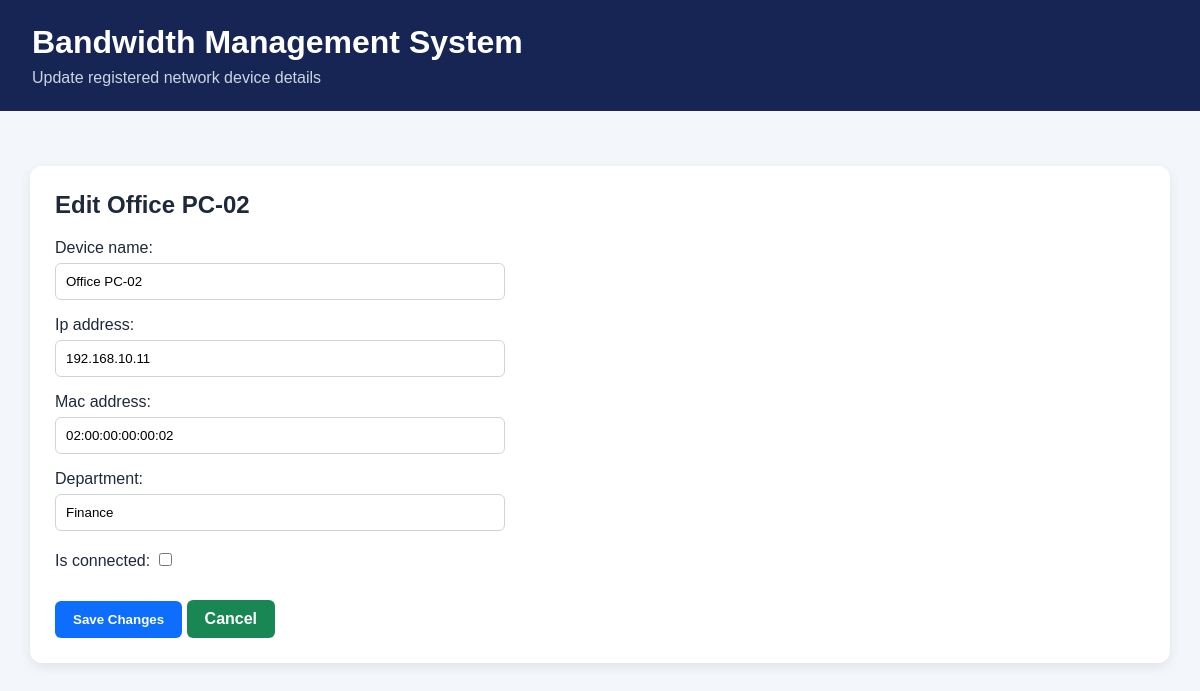
Page /edit-device/2/ (signed in) on the committed database.
### dashboard/models.py (models this page shows, shortened)
class Device(models.Model):
    device_name = models.CharField(max_length=100)
    ip_address = models.GenericIPAddressField(unique=True)
    mac_address = models.CharField(max_length=17, unique=True)
    department = models.CharField(max_length=100)
    is_connected = models.BooleanField(default=False)
    date_added = models.DateTimeField(auto_now_add=True)

### dashboard/views.py (the view, shortened to what this page needs)
@login_required
def edit_device(request, device_id):
    device = get_object_or_404(Device, id=device_id)
    device_form = DeviceForm(instance=device)
    return render(
        request,
        "dashboard/edit_device.html",
        {
            "device_form": device_form,
            "device": device,
        },
    )

### dashboard/forms.py
class DeviceForm(forms.ModelForm):
    class Meta:
        model = Device
        fields = [
            "device_name",
            "ip_address",
            "mac_address",
            "department",
            "is_connected",
        ]
        widgets = {
            "device_name": forms.TextInput(attrs={
                "placeholder": "e.g. Office-PC-02"
            }),
            "ip_address": forms.TextInput(attrs={
                "placeholder": "e.g. 192.168.10.11"
            }),
            "mac_address": forms.TextInput(attrs={
                "placeholder": "e.g. 02:00:00:00:00:02"
            }),
            "department": forms.TextInput(attrs={
                "placeholder": "e.g. Finance"
            }),
        }

### dashboard/templates/dashboard/edit_device.html (shortened to what this page needs)
<!DOCTYPE html>
<html lang="en">
<head>
    {% load static %}
    <link rel="stylesheet" href="{% static 'dashboard/style.css' %}">
</head>
<body>
    <header>
        <h1>Bandwidth Management System</h1>
        <p>Update registered network device details</p>
    </header>
    <main>
        <section class="device-registration-card">
            <h2>Edit {{ device.device_name }}</h2>
            <form method="post">
                {{ device_form.as_p }}
                <button type="submit" class="register-button">
                    Save Changes
                </button>
                <a href="{% url 'home' %}" class="export-button">
                    Cancel
                </a>
            </form>
        </section>
    </main>
</body>
</html>

### dashboard/static/dashboard/style.css (style rules this page uses)
* { box-sizing: border-box; }
body { margin: 0; font-family: Arial, sans-serif; background: #f3f6fb; color: #1e293b; }
header { background: #172554; color: white; padding: 24px 32px; }
header h1 { margin: 0 0 8px; }
header p { margin: 0; color: #cbd5e1; }
main { padding: 30px; }
h2 { margin-top: 0; }
.export-button { display: inline-block; margin-top: 15px; padding: 10px 18px; background-color: #198754; color: white; text-decoration: none; border-radius: 6px; font-weight: bold; transition: background-color 0.3s ease; }
.device-registration-card { background: white; padding: 25px; margin: 25px 0; border-radius: 12px; box-shadow: 0 4px 12px rgba(0, 0, 0, 0.08); }
.device-registration-card h2 { margin-top: 0; margin-bottom: 20px; }
.device-registration-card form p { margin-bottom: 15px; }
.device-registration-card input[type="text"], .device-registration-card input[type="checkbox"] { margin-top: 6px; }
.device-registration-card input[type="text"] { display: block; width: 100%; max-width: 450px; padding: 10px; border: 1px solid #ced4da; border-radius: 6px; box-sizing: border-box; }
.register-button { background-color: #0d6efd; color: white; border: none; padding: 11px 18px; border-radius: 6px; cursor: pointer; font-weight: bold; }

### rows in the picture
Device: device_name "Office PC-02", ip_address "192.168.10.11", mac_address "02:00:00:00:00:02", department "Finance"
